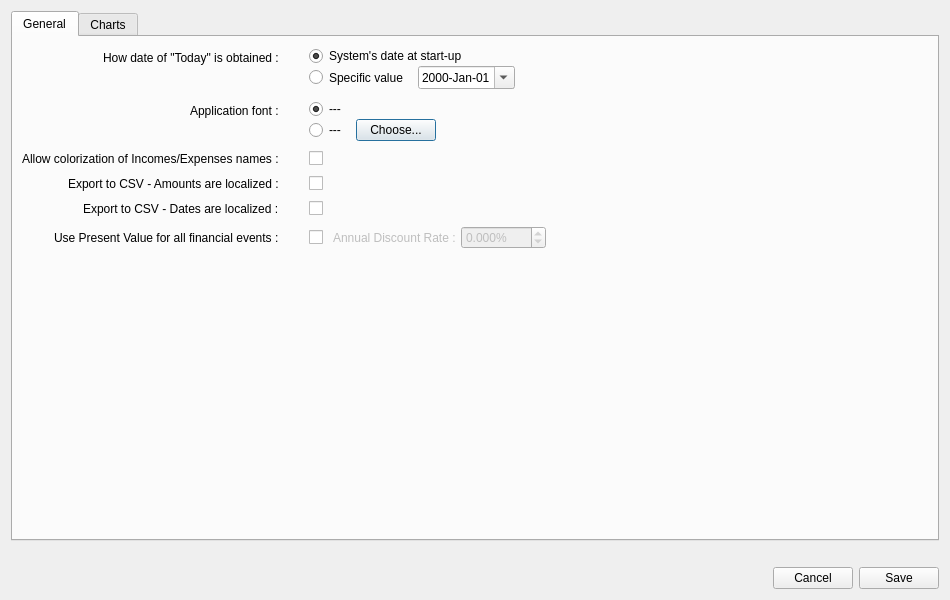
<?xml version="1.0" encoding="UTF-8"?>
<ui version="4.0">
 <class>OptionsDialog</class>
 <widget class="QDialog" name="OptionsDialog">
  <property name="geometry">
   <rect>
    <x>0</x>
    <y>0</y>
    <width>950</width>
    <height>600</height>
   </rect>
  </property>
  <property name="windowTitle">
   <string>Options Editing</string>
  </property>
  <layout class="QVBoxLayout" name="verticalLayout_2">
   <item>
    <widget class="QTabWidget" name="tabWidget">
     <property name="currentIndex">
      <number>0</number>
     </property>
     <widget class="QWidget" name="General">
      <attribute name="title">
       <string>General</string>
      </attribute>
      <layout class="QVBoxLayout" name="verticalLayout_7">
       <item>
        <layout class="QVBoxLayout" name="verticalLayout_6">
         <item>
          <layout class="QFormLayout" name="formLayout_2">
           <property name="labelAlignment">
            <set>Qt::AlignmentFlag::AlignRight|Qt::AlignmentFlag::AlignTrailing|Qt::AlignmentFlag::AlignVCenter</set>
           </property>
           <property name="horizontalSpacing">
            <number>30</number>
           </property>
           <property name="verticalSpacing">
            <number>10</number>
           </property>
           <item row="0" column="0">
            <widget class="QLabel" name="label_10">
             <property name="font">
              <font>
               <bold>false</bold>
              </font>
             </property>
             <property name="text">
              <string>How date of &quot;Today&quot; is obtained :</string>
             </property>
            </widget>
           </item>
           <item row="0" column="1">
            <layout class="QVBoxLayout" name="verticalLayout_12">
             <item>
              <layout class="QHBoxLayout" name="horizontalLayout_21">
               <item>
                <widget class="QRadioButton" name="todaySystemRadioButton">
                 <property name="sizePolicy">
                  <sizepolicy hsizetype="Minimum" vsizetype="Preferred">
                   <horstretch>0</horstretch>
                   <verstretch>0</verstretch>
                  </sizepolicy>
                 </property>
                 <property name="toolTip">
                  <string>&lt;html&gt;&lt;head/&gt;&lt;body&gt;&lt;p&gt;&amp;quot;Today&amp;quot; in GBP is set from the computer's system date. Generated financial events will start not before &amp;quot;Tomorrow&amp;quot;.&lt;/p&gt;&lt;/body&gt;&lt;/html&gt;</string>
                 </property>
                 <property name="text">
                  <string>System's date at start-up</string>
                 </property>
                 <property name="checked">
                  <bool>true</bool>
                 </property>
                 <attribute name="buttonGroup">
                  <string notr="true">buttonGroup_3</string>
                 </attribute>
                </widget>
               </item>
              </layout>
             </item>
             <item>
              <layout class="QHBoxLayout" name="horizontalLayout_22">
               <item>
                <widget class="QRadioButton" name="todaySpecificRadioButton">
                 <property name="sizePolicy">
                  <sizepolicy hsizetype="Minimum" vsizetype="Preferred">
                   <horstretch>0</horstretch>
                   <verstretch>0</verstretch>
                  </sizepolicy>
                 </property>
                 <property name="toolTip">
                  <string>&lt;html&gt;&lt;head/&gt;&lt;body&gt;&lt;p&gt;&amp;quot;Today&amp;quot; in GBP is set manually by the user. Generated financial events will start not before &amp;quot;Tomorrow&amp;quot;.&lt;/p&gt;&lt;/body&gt;&lt;/html&gt;</string>
                 </property>
                 <property name="text">
                  <string>Specific value</string>
                 </property>
                 <attribute name="buttonGroup">
                  <string notr="true">buttonGroup_3</string>
                 </attribute>
                </widget>
               </item>
               <item>
                <spacer name="horizontalSpacer_3">
                 <property name="orientation">
                  <enum>Qt::Orientation::Horizontal</enum>
                 </property>
                 <property name="sizeType">
                  <enum>QSizePolicy::Policy::Fixed</enum>
                 </property>
                 <property name="sizeHint" stdset="0">
                  <size>
                   <width>10</width>
                   <height>20</height>
                  </size>
                 </property>
                </spacer>
               </item>
               <item>
                <widget class="QDateEdit" name="todayDateEdit">
                 <property name="sizePolicy">
                  <sizepolicy hsizetype="Minimum" vsizetype="Preferred">
                   <horstretch>0</horstretch>
                   <verstretch>0</verstretch>
                  </sizepolicy>
                 </property>
                 <property name="toolTip">
                  <string>&lt;html&gt;&lt;head/&gt;&lt;body&gt;&lt;p&gt;User-defined value of &amp;quot;today&amp;quot;.&lt;/p&gt;&lt;/body&gt;&lt;/html&gt;</string>
                 </property>
                 <property name="displayFormat">
                  <string>yyyy-MMM-dd</string>
                 </property>
                 <property name="calendarPopup">
                  <bool>true</bool>
                 </property>
                </widget>
               </item>
               <item>
                <spacer name="horizontalSpacer_13">
                 <property name="orientation">
                  <enum>Qt::Orientation::Horizontal</enum>
                 </property>
                 <property name="sizeHint" stdset="0">
                  <size>
                   <width>40</width>
                   <height>20</height>
                  </size>
                 </property>
                </spacer>
               </item>
              </layout>
             </item>
            </layout>
           </item>
           <item row="1" column="0">
            <widget class="QLabel" name="label_9">
             <property name="font">
              <font>
               <bold>false</bold>
              </font>
             </property>
             <property name="text">
              <string>Application font :</string>
             </property>
            </widget>
           </item>
           <item row="1" column="1">
            <layout class="QVBoxLayout" name="verticalLayout_11">
             <item>
              <layout class="QHBoxLayout" name="horizontalLayout_18">
               <item>
                <widget class="QRadioButton" name="systemFontRadioButton">
                 <property name="sizePolicy">
                  <sizepolicy hsizetype="Expanding" vsizetype="Preferred">
                   <horstretch>0</horstretch>
                   <verstretch>0</verstretch>
                  </sizepolicy>
                 </property>
                 <property name="text">
                  <string>---</string>
                 </property>
                 <property name="checked">
                  <bool>true</bool>
                 </property>
                 <attribute name="buttonGroup">
                  <string notr="true">buttonGroup_2</string>
                 </attribute>
                </widget>
               </item>
              </layout>
             </item>
             <item>
              <layout class="QHBoxLayout" name="horizontalLayout_20">
               <item>
                <widget class="QRadioButton" name="customFontRadioButton">
                 <property name="sizePolicy">
                  <sizepolicy hsizetype="Preferred" vsizetype="Preferred">
                   <horstretch>0</horstretch>
                   <verstretch>0</verstretch>
                  </sizepolicy>
                 </property>
                 <property name="text">
                  <string>---</string>
                 </property>
                 <attribute name="buttonGroup">
                  <string notr="true">buttonGroup_2</string>
                 </attribute>
                </widget>
               </item>
               <item>
                <spacer name="horizontalSpacer_2">
                 <property name="orientation">
                  <enum>Qt::Orientation::Horizontal</enum>
                 </property>
                 <property name="sizeType">
                  <enum>QSizePolicy::Policy::Fixed</enum>
                 </property>
                 <property name="sizeHint" stdset="0">
                  <size>
                   <width>10</width>
                   <height>20</height>
                  </size>
                 </property>
                </spacer>
               </item>
               <item>
                <widget class="QPushButton" name="setCustomFontPushButton">
                 <property name="sizePolicy">
                  <sizepolicy hsizetype="Minimum" vsizetype="Preferred">
                   <horstretch>0</horstretch>
                   <verstretch>0</verstretch>
                  </sizepolicy>
                 </property>
                 <property name="text">
                  <string>Choose...</string>
                 </property>
                </widget>
               </item>
               <item>
                <spacer name="horizontalSpacer_12">
                 <property name="orientation">
                  <enum>Qt::Orientation::Horizontal</enum>
                 </property>
                 <property name="sizeHint" stdset="0">
                  <size>
                   <width>40</width>
                   <height>20</height>
                  </size>
                 </property>
                </spacer>
               </item>
              </layout>
             </item>
            </layout>
           </item>
           <item row="2" column="0">
            <widget class="QLabel" name="label_11">
             <property name="font">
              <font>
               <bold>false</bold>
              </font>
             </property>
             <property name="text">
              <string>Allow colorization of Incomes/Expenses names :</string>
             </property>
            </widget>
           </item>
           <item row="2" column="1">
            <layout class="QHBoxLayout" name="horizontalLayout_23">
             <item>
              <widget class="QCheckBox" name="allowDecorationColorCheckBox">
               <property name="sizePolicy">
                <sizepolicy hsizetype="Minimum" vsizetype="Preferred">
                 <horstretch>0</horstretch>
                 <verstretch>0</verstretch>
                </sizepolicy>
               </property>
               <property name="toolTip">
                <string>&lt;html&gt;&lt;head/&gt;&lt;body&gt;&lt;p&gt;If &lt;span style=&quot; font-weight:700;&quot;&gt;unchecked&lt;/span&gt; : Prevent custom colorization of any Financial Stream Definition name.&lt;/p&gt;&lt;p&gt;If &lt;span style=&quot; font-weight:700;&quot;&gt;checked&lt;/span&gt; : Allow it. &lt;/p&gt;&lt;/body&gt;&lt;/html&gt;</string>
               </property>
               <property name="text">
                <string/>
               </property>
              </widget>
             </item>
            </layout>
           </item>
           <item row="3" column="0">
            <widget class="QLabel" name="label_7">
             <property name="font">
              <font>
               <bold>false</bold>
              </font>
             </property>
             <property name="text">
              <string>Export to CSV - Amounts are localized :</string>
             </property>
            </widget>
           </item>
           <item row="3" column="1">
            <layout class="QHBoxLayout" name="horizontalLayout_24">
             <item>
              <widget class="QCheckBox" name="exportTextAmountLocalizedCheckBox">
               <property name="sizePolicy">
                <sizepolicy hsizetype="Minimum" vsizetype="Preferred">
                 <horstretch>0</horstretch>
                 <verstretch>0</verstretch>
                </sizepolicy>
               </property>
               <property name="toolTip">
                <string>&lt;html&gt;&lt;head/&gt;&lt;body&gt;&lt;p&gt;If &lt;span style=&quot; font-weight:700;&quot;&gt;checked&lt;/span&gt; : Any amount value (whatever the currency) used in any CSV export process is localized, that is the &amp;quot;thousands separator&amp;quot; and &amp;quot;decimal separator&amp;quot; are set according to the default language used on the computer. &lt;/p&gt;&lt;p&gt;If &lt;span style=&quot; font-weight:700;&quot;&gt;unchecked&lt;/span&gt; : &amp;quot;thousands separator&amp;quot; is not used and &amp;quot;decimal separator&amp;quot; is &amp;quot;.&amp;quot;&lt;/p&gt;&lt;/body&gt;&lt;/html&gt;</string>
               </property>
               <property name="text">
                <string/>
               </property>
              </widget>
             </item>
            </layout>
           </item>
           <item row="5" column="0">
            <widget class="QLabel" name="label_5">
             <property name="text">
              <string>Use Present Value for all financial events :</string>
             </property>
            </widget>
           </item>
           <item row="5" column="1">
            <layout class="QHBoxLayout" name="horizontalLayout_2">
             <item>
              <widget class="QCheckBox" name="usePresentValueCheckBox">
               <property name="sizePolicy">
                <sizepolicy hsizetype="Fixed" vsizetype="Preferred">
                 <horstretch>0</horstretch>
                 <verstretch>0</verstretch>
                </sizepolicy>
               </property>
               <property name="toolTip">
                <string>&lt;html&gt;&lt;head/&gt;&lt;body&gt;&lt;p&gt;If &lt;span style=&quot; font-weight:700;&quot;&gt;checked&lt;/span&gt; : &lt;span style=&quot; background-color:transparent;&quot;&gt;Convert all Financial Event amounts  from future values (default) to present values, using the annual discount rate selected to the right.&lt;/span&gt;&lt;/p&gt;&lt;p&gt;If &lt;span style=&quot; font-weight:700;&quot;&gt;unchecked&lt;/span&gt; : Do not change the &lt;span style=&quot; background-color:transparent;&quot;&gt;Financial Event amounts.&lt;/span&gt;&lt;/p&gt;&lt;/body&gt;&lt;/html&gt;</string>
               </property>
               <property name="text">
                <string/>
               </property>
              </widget>
             </item>
             <item>
              <spacer name="horizontalSpacer_10">
               <property name="orientation">
                <enum>Qt::Orientation::Horizontal</enum>
               </property>
               <property name="sizeType">
                <enum>QSizePolicy::Policy::Fixed</enum>
               </property>
               <property name="sizeHint" stdset="0">
                <size>
                 <width>10</width>
                 <height>0</height>
                </size>
               </property>
              </spacer>
             </item>
             <item>
              <widget class="QLabel" name="discountRateLabel">
               <property name="enabled">
                <bool>false</bool>
               </property>
               <property name="sizePolicy">
                <sizepolicy hsizetype="Minimum" vsizetype="Preferred">
                 <horstretch>0</horstretch>
                 <verstretch>0</verstretch>
                </sizepolicy>
               </property>
               <property name="text">
                <string>Annual Discount Rate :</string>
               </property>
              </widget>
             </item>
             <item>
              <spacer name="horizontalSpacer_15">
               <property name="orientation">
                <enum>Qt::Orientation::Horizontal</enum>
               </property>
               <property name="sizeType">
                <enum>QSizePolicy::Policy::Fixed</enum>
               </property>
               <property name="sizeHint" stdset="0">
                <size>
                 <width>5</width>
                 <height>20</height>
                </size>
               </property>
              </spacer>
             </item>
             <item>
              <widget class="QDoubleSpinBox" name="pvDiscountRateDoubleSpinBox">
               <property name="enabled">
                <bool>false</bool>
               </property>
               <property name="sizePolicy">
                <sizepolicy hsizetype="Preferred" vsizetype="Preferred">
                 <horstretch>0</horstretch>
                 <verstretch>0</verstretch>
                </sizepolicy>
               </property>
               <property name="toolTip">
                <string>&lt;html&gt;&lt;head/&gt;&lt;body&gt;&lt;p&gt;Annual discount rate to apply, in percentage. Internally, the conversion is rather calculated on a &lt;span style=&quot; font-weight:700;&quot;&gt;monthly basis&lt;/span&gt;, using the &lt;span style=&quot; text-decoration: underline;&quot;&gt;equivalent monthly rate&lt;/span&gt;. It means that for a given amount, the day of the month where it occurs does not change the present value calculated.&lt;/p&gt;&lt;/body&gt;&lt;/html&gt;</string>
               </property>
               <property name="suffix">
                <string>%</string>
               </property>
               <property name="decimals">
                <number>3</number>
               </property>
               <property name="minimum">
                <double>-100.000000000000000</double>
               </property>
               <property name="maximum">
                <double>100.000000000000000</double>
               </property>
              </widget>
             </item>
             <item>
              <spacer name="horizontalSpacer_14">
               <property name="orientation">
                <enum>Qt::Orientation::Horizontal</enum>
               </property>
               <property name="sizeHint" stdset="0">
                <size>
                 <width>40</width>
                 <height>20</height>
                </size>
               </property>
              </spacer>
             </item>
            </layout>
           </item>
           <item row="4" column="0">
            <widget class="QLabel" name="label_16">
             <property name="text">
              <string>Export to CSV - Dates are localized :</string>
             </property>
            </widget>
           </item>
           <item row="4" column="1">
            <layout class="QHBoxLayout" name="horizontalLayout_8">
             <item>
              <widget class="QCheckBox" name="exportTextDateLocalizedCheckBox">
               <property name="toolTip">
                <string>&lt;html&gt;&lt;head/&gt;&lt;body&gt;&lt;p&gt;If &lt;span style=&quot; font-weight:700;&quot;&gt;checked&lt;/span&gt; : Any date used in any CSV export process is localized, that is, it obeys the convention of &amp;quot;short format&amp;quot; of the default language used on the computer. &lt;/p&gt;&lt;p&gt;If &lt;span style=&quot; font-weight:700;&quot;&gt;unchecked&lt;/span&gt; : Format &amp;quot;YYYY-MM-DD&amp;quot; is used&lt;/p&gt;&lt;/body&gt;&lt;/html&gt;</string>
               </property>
               <property name="text">
                <string/>
               </property>
              </widget>
             </item>
            </layout>
           </item>
          </layout>
         </item>
        </layout>
       </item>
      </layout>
     </widget>
     <widget class="QWidget" name="Charts">
      <attribute name="title">
       <string>Charts</string>
      </attribute>
      <layout class="QVBoxLayout" name="verticalLayout_9">
       <item>
        <layout class="QVBoxLayout" name="verticalLayout_8">
         <item>
          <layout class="QFormLayout" name="formLayout_3">
           <property name="labelAlignment">
            <set>Qt::AlignmentFlag::AlignRight|Qt::AlignmentFlag::AlignTrailing|Qt::AlignmentFlag::AlignVCenter</set>
           </property>
           <property name="horizontalSpacing">
            <number>30</number>
           </property>
           <property name="verticalSpacing">
            <number>10</number>
           </property>
           <item row="0" column="0">
            <widget class="QLabel" name="label_14">
             <property name="text">
              <string>Point Size in Pixels :</string>
             </property>
            </widget>
           </item>
           <item row="0" column="1">
            <layout class="QHBoxLayout" name="horizontalLayout_7">
             <item>
              <widget class="QSpinBox" name="pointSizeSpinBox">
               <property name="toolTip">
                <string>&lt;html&gt;&lt;head/&gt;&lt;body&gt;&lt;p&gt;Size in pixels of the diameter of each disk representing data points on curve.&lt;/p&gt;&lt;/body&gt;&lt;/html&gt;</string>
               </property>
               <property name="minimum">
                <number>5</number>
               </property>
               <property name="maximum">
                <number>25</number>
               </property>
               <property name="singleStep">
                <number>1</number>
               </property>
              </widget>
             </item>
             <item>
              <spacer name="horizontalSpacer_23">
               <property name="orientation">
                <enum>Qt::Orientation::Horizontal</enum>
               </property>
               <property name="sizeHint" stdset="0">
                <size>
                 <width>40</width>
                 <height>20</height>
                </size>
               </property>
              </spacer>
             </item>
            </layout>
           </item>
           <item row="1" column="0">
            <widget class="QLabel" name="label_2">
             <property name="font">
              <font>
               <bold>false</bold>
              </font>
             </property>
             <property name="text">
              <string>Use Dark Mode :</string>
             </property>
            </widget>
           </item>
           <item row="1" column="1">
            <layout class="QHBoxLayout" name="horizontalLayout_11">
             <item>
              <widget class="QCheckBox" name="chartDarkModeCheckBox">
               <property name="sizePolicy">
                <sizepolicy hsizetype="Minimum" vsizetype="Preferred">
                 <horstretch>0</horstretch>
                 <verstretch>0</verstretch>
                </sizepolicy>
               </property>
               <property name="toolTip">
                <string>&lt;html&gt;&lt;head/&gt;&lt;body&gt;&lt;p&gt;If &lt;span style=&quot; font-weight:700;&quot;&gt;checked&lt;/span&gt; : For all charts, use a theme that fits a dark mode, that is dark background and light font colors.&lt;/p&gt;&lt;p&gt;If &lt;span style=&quot; font-weight:700;&quot;&gt;unchecked&lt;/span&gt; : For all charts, use a theme that fits a light mode, that is light background and dark font colors.&lt;/p&gt;&lt;/body&gt;&lt;/html&gt;</string>
               </property>
               <property name="text">
                <string/>
               </property>
              </widget>
             </item>
             <item>
              <spacer name="horizontalSpacer_9">
               <property name="orientation">
                <enum>Qt::Orientation::Horizontal</enum>
               </property>
               <property name="sizeHint" stdset="0">
                <size>
                 <width>40</width>
                 <height>20</height>
                </size>
               </property>
              </spacer>
             </item>
            </layout>
           </item>
           <item row="2" column="0">
            <widget class="QLabel" name="label_3">
             <property name="font">
              <font>
               <bold>false</bold>
              </font>
             </property>
             <property name="text">
              <string>Dark Mode Curve Color :</string>
             </property>
            </widget>
           </item>
           <item row="2" column="1">
            <layout class="QHBoxLayout" name="horizontalLayout_13">
             <item>
              <widget class="QPushButton" name="darkModeCurveColorPushButton">
               <property name="sizePolicy">
                <sizepolicy hsizetype="Minimum" vsizetype="Preferred">
                 <horstretch>0</horstretch>
                 <verstretch>0</verstretch>
                </sizepolicy>
               </property>
               <property name="toolTip">
                <string>&lt;html&gt;&lt;head/&gt;&lt;body&gt;&lt;p&gt;Set the color of the cash balance curve when Charts Dark Mode is enabled.&lt;/p&gt;&lt;/body&gt;&lt;/html&gt;</string>
               </property>
               <property name="text">
                <string/>
               </property>
              </widget>
             </item>
             <item>
              <spacer name="horizontalSpacer_4">
               <property name="orientation">
                <enum>Qt::Orientation::Horizontal</enum>
               </property>
               <property name="sizeType">
                <enum>QSizePolicy::Policy::Fixed</enum>
               </property>
               <property name="sizeHint" stdset="0">
                <size>
                 <width>10</width>
                 <height>20</height>
                </size>
               </property>
              </spacer>
             </item>
             <item>
              <widget class="QLabel" name="darkModeCurveColorLabel">
               <property name="text">
                <string>TextLabel</string>
               </property>
              </widget>
             </item>
             <item>
              <spacer name="horizontalSpacer_7">
               <property name="orientation">
                <enum>Qt::Orientation::Horizontal</enum>
               </property>
               <property name="sizeHint" stdset="0">
                <size>
                 <width>40</width>
                 <height>20</height>
                </size>
               </property>
              </spacer>
             </item>
            </layout>
           </item>
           <item row="3" column="0">
            <widget class="QLabel" name="label">
             <property name="text">
              <string>Dark Mode Point Color :</string>
             </property>
            </widget>
           </item>
           <item row="3" column="1">
            <layout class="QHBoxLayout" name="horizontalLayout_3">
             <item>
              <widget class="QPushButton" name="darkModePointColorPushButton">
               <property name="sizePolicy">
                <sizepolicy hsizetype="Minimum" vsizetype="Preferred">
                 <horstretch>0</horstretch>
                 <verstretch>0</verstretch>
                </sizepolicy>
               </property>
               <property name="toolTip">
                <string>&lt;html&gt;&lt;head/&gt;&lt;body&gt;&lt;p&gt;Set the color of the data points of the cash balance curve when Charts Dark Mode is enabled.&lt;/p&gt;&lt;/body&gt;&lt;/html&gt;</string>
               </property>
               <property name="text">
                <string/>
               </property>
              </widget>
             </item>
             <item>
              <spacer name="horizontalSpacer_8">
               <property name="orientation">
                <enum>Qt::Orientation::Horizontal</enum>
               </property>
               <property name="sizeType">
                <enum>QSizePolicy::Policy::Fixed</enum>
               </property>
               <property name="sizeHint" stdset="0">
                <size>
                 <width>10</width>
                 <height>20</height>
                </size>
               </property>
              </spacer>
             </item>
             <item>
              <widget class="QLabel" name="darkModePointColorLabel">
               <property name="text">
                <string>TextLabel</string>
               </property>
              </widget>
             </item>
             <item>
              <spacer name="horizontalSpacer_16">
               <property name="orientation">
                <enum>Qt::Orientation::Horizontal</enum>
               </property>
               <property name="sizeHint" stdset="0">
                <size>
                 <width>40</width>
                 <height>20</height>
                </size>
               </property>
              </spacer>
             </item>
            </layout>
           </item>
           <item row="4" column="0">
            <widget class="QLabel" name="label_6">
             <property name="text">
              <string>Dark Mode Selected Point Color :</string>
             </property>
            </widget>
           </item>
           <item row="4" column="1">
            <layout class="QHBoxLayout" name="horizontalLayout_4">
             <item>
              <widget class="QPushButton" name="darkModeSelectedPointColorPushButton">
               <property name="sizePolicy">
                <sizepolicy hsizetype="Minimum" vsizetype="Preferred">
                 <horstretch>0</horstretch>
                 <verstretch>0</verstretch>
                </sizepolicy>
               </property>
               <property name="toolTip">
                <string>&lt;html&gt;&lt;head/&gt;&lt;body&gt;&lt;p&gt;Set the color of the selected point of the cash balance curve when Charts Dark Mode is enabled.&lt;/p&gt;&lt;/body&gt;&lt;/html&gt;</string>
               </property>
               <property name="text">
                <string/>
               </property>
              </widget>
             </item>
             <item>
              <spacer name="horizontalSpacer_17">
               <property name="orientation">
                <enum>Qt::Orientation::Horizontal</enum>
               </property>
               <property name="sizeType">
                <enum>QSizePolicy::Policy::Fixed</enum>
               </property>
               <property name="sizeHint" stdset="0">
                <size>
                 <width>10</width>
                 <height>20</height>
                </size>
               </property>
              </spacer>
             </item>
             <item>
              <widget class="QLabel" name="darkModeSelectedPointColorLabel">
               <property name="text">
                <string>TextLabel</string>
               </property>
              </widget>
             </item>
             <item>
              <spacer name="horizontalSpacer_18">
               <property name="orientation">
                <enum>Qt::Orientation::Horizontal</enum>
               </property>
               <property name="sizeHint" stdset="0">
                <size>
                 <width>40</width>
                 <height>20</height>
                </size>
               </property>
              </spacer>
             </item>
            </layout>
           </item>
           <item row="5" column="0">
            <widget class="QLabel" name="label_4">
             <property name="font">
              <font>
               <bold>false</bold>
              </font>
             </property>
             <property name="text">
              <string>Light Mode Curve Color :</string>
             </property>
            </widget>
           </item>
           <item row="5" column="1">
            <layout class="QHBoxLayout" name="horizontalLayout_14">
             <item>
              <widget class="QPushButton" name="lightModeCurveColorPushButton">
               <property name="sizePolicy">
                <sizepolicy hsizetype="Minimum" vsizetype="Preferred">
                 <horstretch>0</horstretch>
                 <verstretch>0</verstretch>
                </sizepolicy>
               </property>
               <property name="toolTip">
                <string>&lt;html&gt;&lt;head/&gt;&lt;body&gt;&lt;p&gt;Set the color of the cash balance curve when Charts Dark Mode is disabled (hence &amp;quot;Light Mode&amp;quot; in On).&lt;/p&gt;&lt;/body&gt;&lt;/html&gt;</string>
               </property>
               <property name="text">
                <string/>
               </property>
              </widget>
             </item>
             <item>
              <spacer name="horizontalSpacer_5">
               <property name="orientation">
                <enum>Qt::Orientation::Horizontal</enum>
               </property>
               <property name="sizeType">
                <enum>QSizePolicy::Policy::Fixed</enum>
               </property>
               <property name="sizeHint" stdset="0">
                <size>
                 <width>10</width>
                 <height>20</height>
                </size>
               </property>
              </spacer>
             </item>
             <item>
              <widget class="QLabel" name="lightModeCurveColorLabel">
               <property name="text">
                <string>TextLabel</string>
               </property>
              </widget>
             </item>
             <item>
              <spacer name="horizontalSpacer_6">
               <property name="orientation">
                <enum>Qt::Orientation::Horizontal</enum>
               </property>
               <property name="sizeHint" stdset="0">
                <size>
                 <width>40</width>
                 <height>20</height>
                </size>
               </property>
              </spacer>
             </item>
            </layout>
           </item>
           <item row="6" column="0">
            <widget class="QLabel" name="label_12">
             <property name="text">
              <string>Light Mode Point Color :</string>
             </property>
            </widget>
           </item>
           <item row="6" column="1">
            <layout class="QHBoxLayout" name="horizontalLayout_5">
             <item>
              <widget class="QPushButton" name="lightModePointColorPushButton">
               <property name="sizePolicy">
                <sizepolicy hsizetype="Minimum" vsizetype="Preferred">
                 <horstretch>0</horstretch>
                 <verstretch>0</verstretch>
                </sizepolicy>
               </property>
               <property name="toolTip">
                <string>&lt;html&gt;&lt;head/&gt;&lt;body&gt;&lt;p&gt;Set the color of the data points of the cash balance curve when Charts Dark Mode is disabled.&lt;/p&gt;&lt;/body&gt;&lt;/html&gt;</string>
               </property>
               <property name="text">
                <string/>
               </property>
              </widget>
             </item>
             <item>
              <spacer name="horizontalSpacer_19">
               <property name="orientation">
                <enum>Qt::Orientation::Horizontal</enum>
               </property>
               <property name="sizeType">
                <enum>QSizePolicy::Policy::Fixed</enum>
               </property>
               <property name="sizeHint" stdset="0">
                <size>
                 <width>10</width>
                 <height>20</height>
                </size>
               </property>
              </spacer>
             </item>
             <item>
              <widget class="QLabel" name="lightModePointColorLabel">
               <property name="text">
                <string>TextLabel</string>
               </property>
              </widget>
             </item>
             <item>
              <spacer name="horizontalSpacer_20">
               <property name="orientation">
                <enum>Qt::Orientation::Horizontal</enum>
               </property>
               <property name="sizeHint" stdset="0">
                <size>
                 <width>40</width>
                 <height>20</height>
                </size>
               </property>
              </spacer>
             </item>
            </layout>
           </item>
           <item row="7" column="0">
            <widget class="QLabel" name="label_13">
             <property name="text">
              <string>Light Mode Selected Point Color :</string>
             </property>
            </widget>
           </item>
           <item row="7" column="1">
            <layout class="QHBoxLayout" name="horizontalLayout_6">
             <item>
              <widget class="QPushButton" name="lightModeSelectedPointColorPushButton">
               <property name="sizePolicy">
                <sizepolicy hsizetype="Minimum" vsizetype="Preferred">
                 <horstretch>0</horstretch>
                 <verstretch>0</verstretch>
                </sizepolicy>
               </property>
               <property name="toolTip">
                <string>&lt;html&gt;&lt;head/&gt;&lt;body&gt;&lt;p&gt;Set the color of the selected data point of the cash balance curve when Charts Dark Mode is disabled.&lt;/p&gt;&lt;/body&gt;&lt;/html&gt;</string>
               </property>
               <property name="text">
                <string/>
               </property>
              </widget>
             </item>
             <item>
              <spacer name="horizontalSpacer_21">
               <property name="orientation">
                <enum>Qt::Orientation::Horizontal</enum>
               </property>
               <property name="sizeType">
                <enum>QSizePolicy::Policy::Fixed</enum>
               </property>
               <property name="sizeHint" stdset="0">
                <size>
                 <width>10</width>
                 <height>20</height>
                </size>
               </property>
              </spacer>
             </item>
             <item>
              <widget class="QLabel" name="lightModeSelectedPointColorLabel">
               <property name="text">
                <string>TextLabel</string>
               </property>
              </widget>
             </item>
             <item>
              <spacer name="horizontalSpacer_22">
               <property name="orientation">
                <enum>Qt::Orientation::Horizontal</enum>
               </property>
               <property name="sizeHint" stdset="0">
                <size>
                 <width>40</width>
                 <height>20</height>
                </size>
               </property>
              </spacer>
             </item>
            </layout>
           </item>
           <item row="8" column="0">
            <widget class="QLabel" name="label_8">
             <property name="font">
              <font>
               <bold>false</bold>
              </font>
             </property>
             <property name="text">
              <string>Overscaling for main chart :</string>
             </property>
            </widget>
           </item>
           <item row="8" column="1">
            <layout class="QHBoxLayout" name="horizontalLayout_17">
             <item>
              <widget class="QSpinBox" name="scalingMainChartSpinBox">
               <property name="sizePolicy">
                <sizepolicy hsizetype="Preferred" vsizetype="Preferred">
                 <horstretch>0</horstretch>
                 <verstretch>0</verstretch>
                </sizepolicy>
               </property>
               <property name="toolTip">
                <string>&lt;html&gt;&lt;head/&gt;&lt;body&gt;&lt;p&gt;Sets the level of &amp;quot;overscaling” to be applied on the Cash Balance Chart X and Y axis. It basically unzooms a bit the Chart, so that it is easier to see data points located at the extreme corners. 0% means no overscaling,&lt;/p&gt;&lt;/body&gt;&lt;/html&gt;</string>
               </property>
               <property name="suffix">
                <string>%</string>
               </property>
               <property name="maximum">
                <number>10</number>
               </property>
              </widget>
             </item>
             <item>
              <spacer name="horizontalSpacer_11">
               <property name="orientation">
                <enum>Qt::Orientation::Horizontal</enum>
               </property>
               <property name="sizeHint" stdset="0">
                <size>
                 <width>40</width>
                 <height>20</height>
                </size>
               </property>
              </spacer>
             </item>
            </layout>
           </item>
           <item row="9" column="0">
            <widget class="QLabel" name="label_15">
             <property name="text">
              <string>Mouse wheel rotated away from user will :</string>
             </property>
            </widget>
           </item>
           <item row="9" column="1">
            <layout class="QVBoxLayout" name="verticalLayout_3">
             <item>
              <widget class="QRadioButton" name="wheelZoomInRadioButton">
               <property name="text">
                <string>Zoom In</string>
               </property>
               <attribute name="buttonGroup">
                <string notr="true">buttonGroup</string>
               </attribute>
              </widget>
             </item>
             <item>
              <widget class="QRadioButton" name="wheelZoomOutRadioButton">
               <property name="text">
                <string>Zoom Out</string>
               </property>
               <property name="checked">
                <bool>true</bool>
               </property>
               <attribute name="buttonGroup">
                <string notr="true">buttonGroup</string>
               </attribute>
              </widget>
             </item>
            </layout>
           </item>
          </layout>
         </item>
        </layout>
       </item>
      </layout>
     </widget>
    </widget>
   </item>
   <item>
    <layout class="QVBoxLayout" name="verticalLayout"/>
   </item>
   <item>
    <spacer name="verticalSpacer">
     <property name="orientation">
      <enum>Qt::Orientation::Vertical</enum>
     </property>
     <property name="sizeType">
      <enum>QSizePolicy::Policy::Fixed</enum>
     </property>
     <property name="sizeHint" stdset="0">
      <size>
       <width>20</width>
       <height>20</height>
      </size>
     </property>
    </spacer>
   </item>
   <item>
    <layout class="QHBoxLayout" name="horizontalLayout">
     <item>
      <spacer name="horizontalSpacer">
       <property name="orientation">
        <enum>Qt::Orientation::Horizontal</enum>
       </property>
       <property name="sizeHint" stdset="0">
        <size>
         <width>40</width>
         <height>20</height>
        </size>
       </property>
      </spacer>
     </item>
     <item>
      <widget class="QPushButton" name="cancelPushButton">
       <property name="text">
        <string>Cancel</string>
       </property>
      </widget>
     </item>
     <item>
      <widget class="QPushButton" name="applyPushButton">
       <property name="text">
        <string>Save</string>
       </property>
      </widget>
     </item>
    </layout>
   </item>
  </layout>
 </widget>
 <resources/>
 <connections/>
 <buttongroups>
  <buttongroup name="buttonGroup"/>
  <buttongroup name="buttonGroup_3"/>
  <buttongroup name="buttonGroup_2"/>
 </buttongroups>
</ui>
